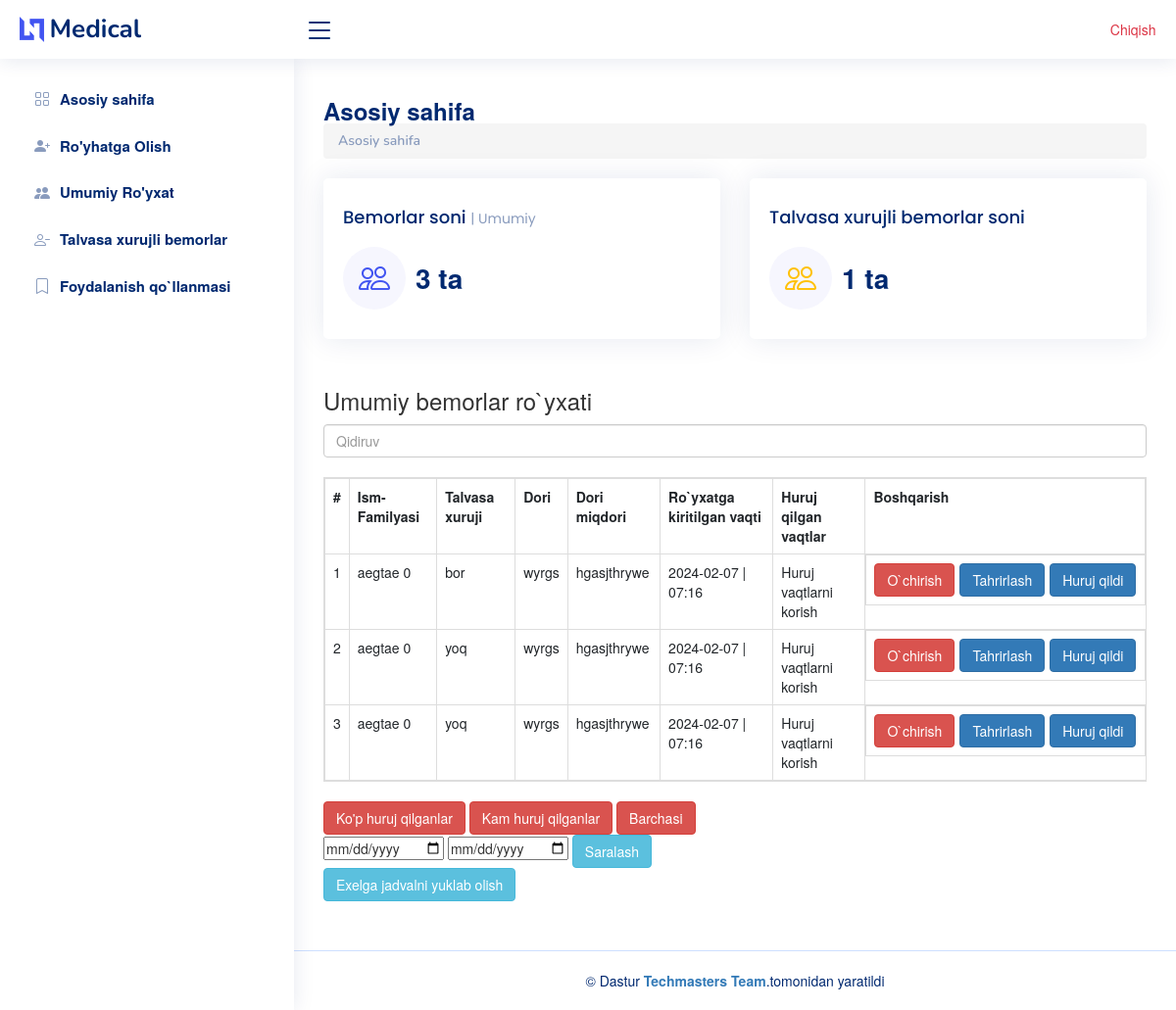
The page / (signed in) on the database as committed earlier.
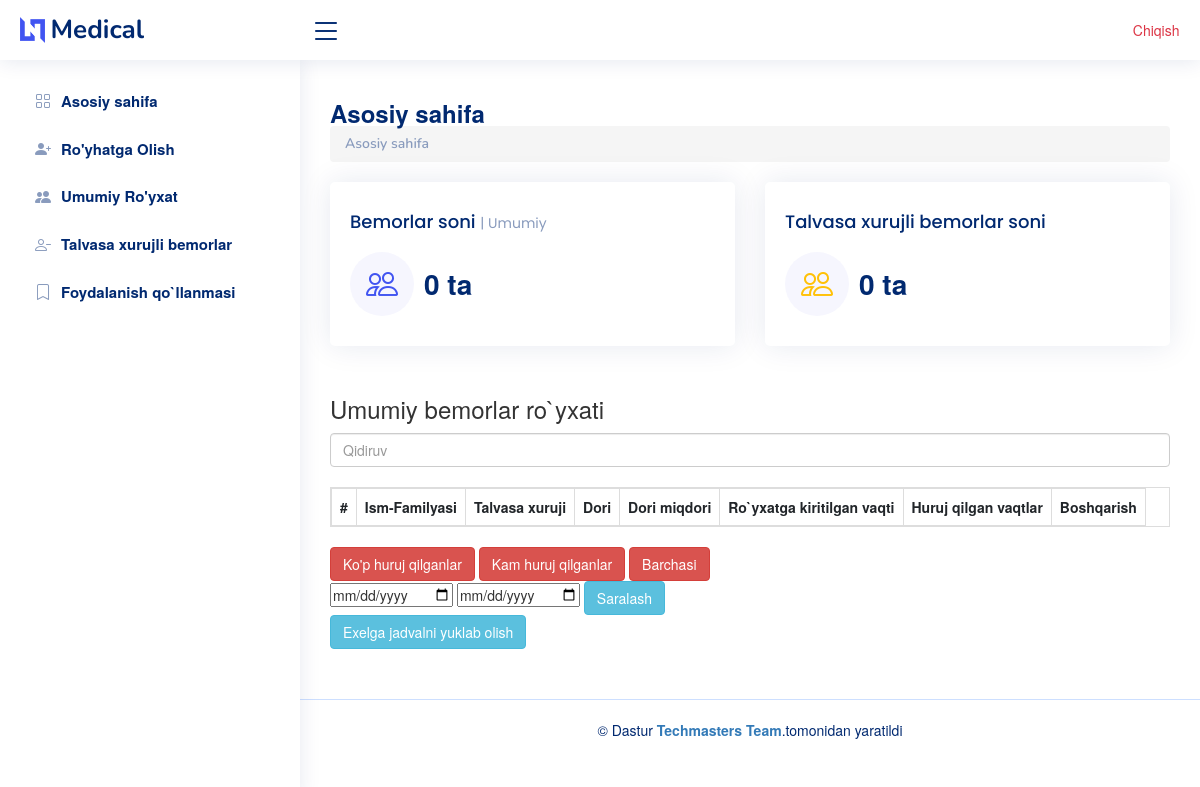
The same page on the database as committed later.
### chat/models.py (models this page shows, shortened)
class Sick(models.Model):
    username = models.CharField( max_length=400)
    age = models.IntegerField(default=0)
    is_xuruj = models.BooleanField(default=False)
    user = models.ForeignKey(User, on_delete=models.CASCADE)
    date_times = models.DateTimeField(auto_now_add=True)
    dori_name = models.CharField( max_length=400)
    dori_miqdor = models.CharField( max_length=400)

### chat/views.py (the view, shortened to what this page needs)
# urls.py: path("", home ,name='home'),
def home(request):
    if request.user.is_active:
        all_bemor = Sick.objects.all().filter(user=request.user).order_by('-date_times')
        yoq = Sick.objects.filter(is_xuruj=True,user=request.user)
        datas=[]
        data_from =request.GET.get('date_from')
        data_to = request.GET.get('date_to')
        for i in all_bemor:
            h = {'count':i.persons.filter().count(),
                'sick':i
                }
            datas.append(h)
        return render(request , 'mein/index.html', {'all_bemor':all_bemor,'yoq':yoq ,  'datas':datas})
    else:
        return redirect('accounts/login/')

### template/mein/index.html (shortened to what the changed rows need)
{% load static %}
<!DOCTYPE html>
<html lang="en">
<head>
  <link rel="stylesheet" href="https://cdnjs.cloudflare.com/ajax/libs/font-awesome/6.2.1/css/all.min.css" />
  <link href="/static/assets/vendor/bootstrap/css/bootstrap.min.css" rel="stylesheet">
  <link href="/static/assets/vendor/bootstrap-icons/bootstrap-icons.css" rel="stylesheet">
  <link href="/static/assets/vendor/boxicons/css/boxicons.min.css" rel="stylesheet">
  <link href="/static/assets/vendor/quill/quill.snow.css" rel="stylesheet">
  <link href="/static/assets/vendor/quill/quill.bubble.css" rel="stylesheet">
  <link href="/static/assets/vendor/remixicon/remixicon.css" rel="stylesheet">
  <link href="/static/assets/vendor/simple-datatables/style.css " rel="stylesheet">
  <link href="/static/assets/css/style.css" rel="stylesheet">
<link rel="stylesheet" href="https://maxcdn.bootstrapcdn.com/bootstrap/3.4.1/css/bootstrap.min.css">
</head>
<body>
  <main id="main" class="main">
    <div class="pagetitle">
      <h1>Asosiy sahifa</h1>
    </div>
    <section class="section dashboard">
      <div class="row">
        <div class="col-lg-12">
              <div class="row">
                <div class="col-lg-6">
                  <div class="card info-card sales-card">
                    <div class="card-body">
                      <div class="d-flex align-items-center">
                        <div class="ps-3">
                          <h6 id="count_all" data-all="{{ all_clients }}">{{all_bemor|length}} ta</h6>
                        </div>
                      </div>
                    </div>
                  </div>
                </div>
                <div class="col-lg-6">
                  <div class="card info-card sales-card">
                    <div class="card-body">
                      <div class="d-flex align-items-center">
                        <div class="ps-3">
                          <h6 id="count_all" data-all="{{ came_day }}"> {{yoq|length}} ta</h6>
                        </div>
                      </div>
                    </div>
                  </div>
                </div>
              </div>
          </div>
      </div>
            <section class="section dashboard">
   <div class="table-responsive">
  <br>
  <table   id="example" class="table table-bordered table-hover ">
      <tr data-count="title">
        <th>#</th>
        <th>Ism-Familyasi</th>
        <th>Talvasa xuruji</th>
        <th>Dori</th>
        <th>Dori miqdori</th>
        <th>Ro`yxatga kiritilgan vaqti</th>
        <th>Huruj qilgan vaqtlar</th>
        <th>Boshqarish</th>
      </tr>
      {% for x in datas|dictsortreversed:'count' %}
      <tr data-count="{{x.sick.persons.all|length}}">
        <td id="data{{x.sick.id}}">1</td>
                      <td>{{x.sick.username}} {{x.sick.persons.all|length}} </td>
                      <td>
                         {% if x.sick.is_xuruj == True %}
                         bor
                         {% else %}
                         yoq
                         {% endif %}
                        </td>
                      <td>{{x.sick.dori_name}}</td>
                      <td>{{x.sick.dori_miqdor}}</td>
                      <td>{{x.sick.date_times|date:'Y-m-d'}}  | {{x.sick.date_times|time:"h:i"}} </td>
                      <td>
                        <a  data-toggle="modal" data-target="#about{{x.sick.id}}" >Huruj vaqtlarni korish</a>
                      </td>
                      <td class="d-flex gap-2">
                         <a  href="delete/{{x.sick.id}}/"><button type="button" class="btn btn-danger">O`chirish</button></a>
                          <a  href=""  data-toggle="modal" data-target="#exampleModalCenter{{x.sick.id}}"><button type="button" class="btn btn-primary">Tahrirlash</button></a>
                          <a  href="create_huruj/{{x.sick.id}}" ><button type="button" class="btn btn-primary">Huruj qildi</button></a>
                      </td>
      </tr>
      {% endfor %}
  </table>
</div>
<link rel="stylesheet" href="https://cdn.datatables.net/1.13.7/css/jquery.dataTables.min.css">
<link rel="stylesheet" href="https://cdn.datatables.net/buttons/2.4.2/css/buttons.dataTables.min.css">
    </section>
  </main>
</body>
</html>

Rows that differ between the two databases and show on the page:
removed Sick: sick.username "aegtae", sick.persons.all|length "0", is_xuruj "bor", sick.dori_name "wyrgs", sick.dori_miqdor "hgasjthrywe", sick.date_times "2024-02-07", sick.date_times "07:16"
removed Sick: sick.username "aegtae", sick.persons.all|length "0", is_xuruj "yoq", sick.dori_name "wyrgs", sick.dori_miqdor "hgasjthrywe", sick.date_times "2024-02-07", sick.date_times "07:16"
removed Sick: sick.username "aegtae", sick.persons.all|length "0", is_xuruj "yoq", sick.dori_name "wyrgs", sick.dori_miqdor "hgasjthrywe", sick.date_times "2024-02-07", sick.date_times "07:16"
Other text that changed with them:
{{ all_bemor|length }}: "3" → "0"
{{ yoq|length }}: "1" → "0"
